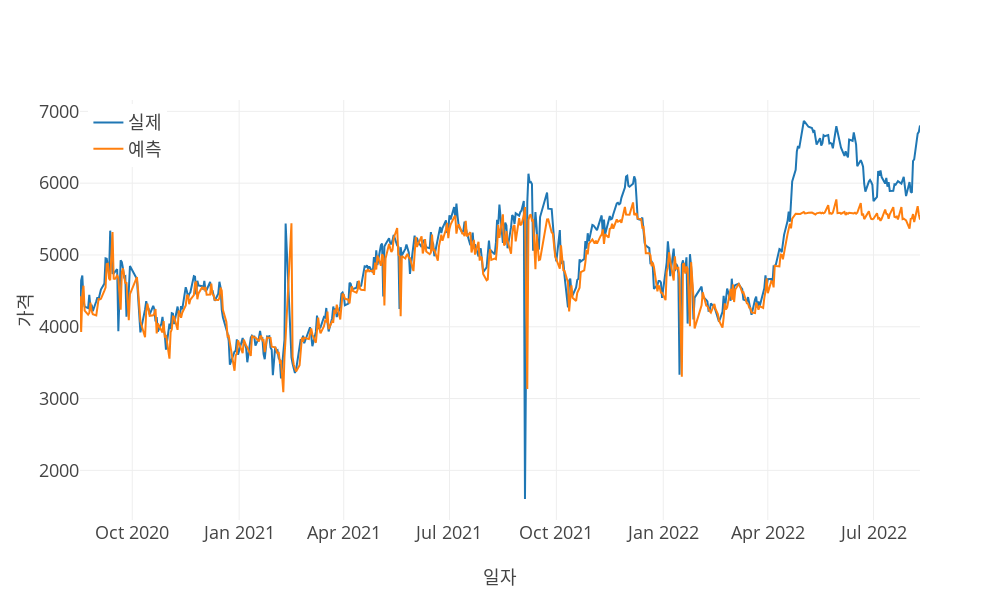

Write notebook code for a chart like this one.
### Code cell
print("\nRandom Forest")
rf, _ = random_forest(X_train, y_train, search=True, **ml_searchCV_params, **{'scaler': output_scaler})
rf_predictions = rf.predict(X_test)
model_eval(y_test, rf_predictions, predictions_x_axis, stdout=stdout, vis=vis, **{'scaler': output_scaler})

### Figure 1 — Plotly figure (JSON) as saved in the notebook; plotly's stock layout.template omitted (floating-point values rounded to 4 significant figures; data arrays with more than 128 entries replaced by an {"elided": "..."} marker saying what was removed)
{"data": [{"mode": "lines", "name": "실제", "type": "scatter", "x": {"elided": "510 str values"}, "y": {"elided": "510 float values"}}, {"mode": "lines", "name": "예측", "type": "scatter", "x": {"elided": "510 str values"}, "y": {"elided": "510 float values"}}], "layout": {"height": 600, "legend": {"x": 0.01, "xanchor": "left", "y": 0.99, "yanchor": "top"}, "width": 1000, "xaxis": {"title": {"text": "일자"}}, "yaxis": {"title": {"text": "가격"}}}}
